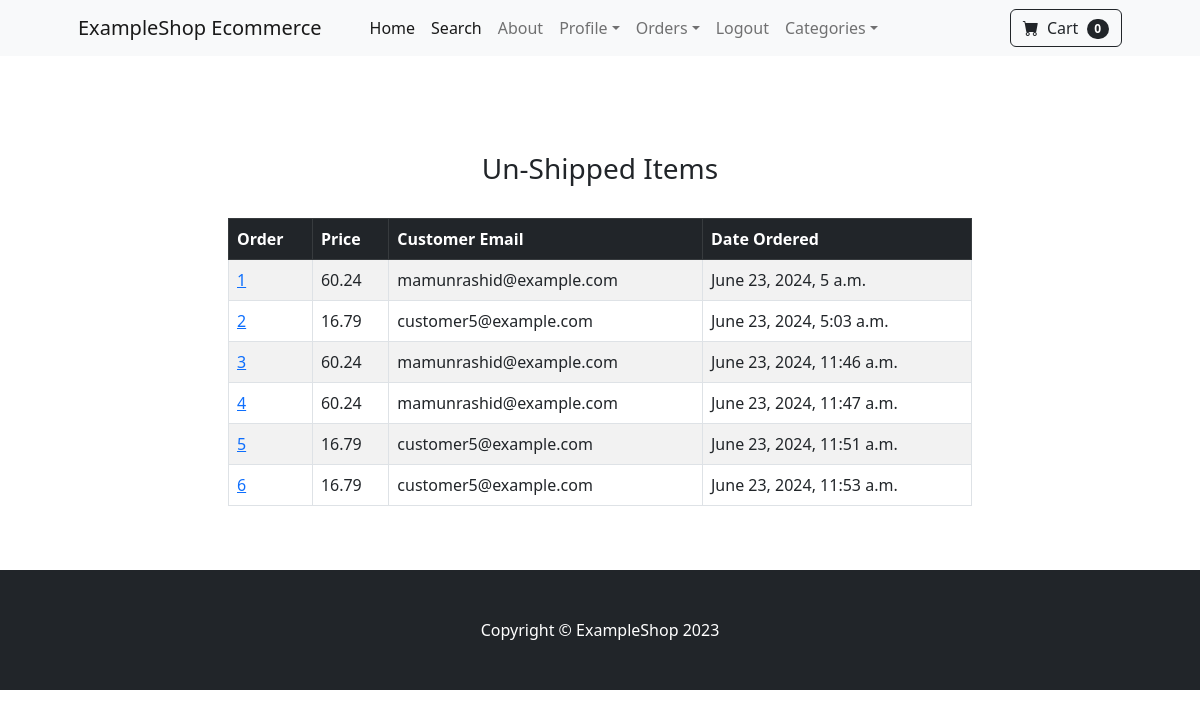
Page /payment/not_shipped_dash (signed in) on the earlier database version.
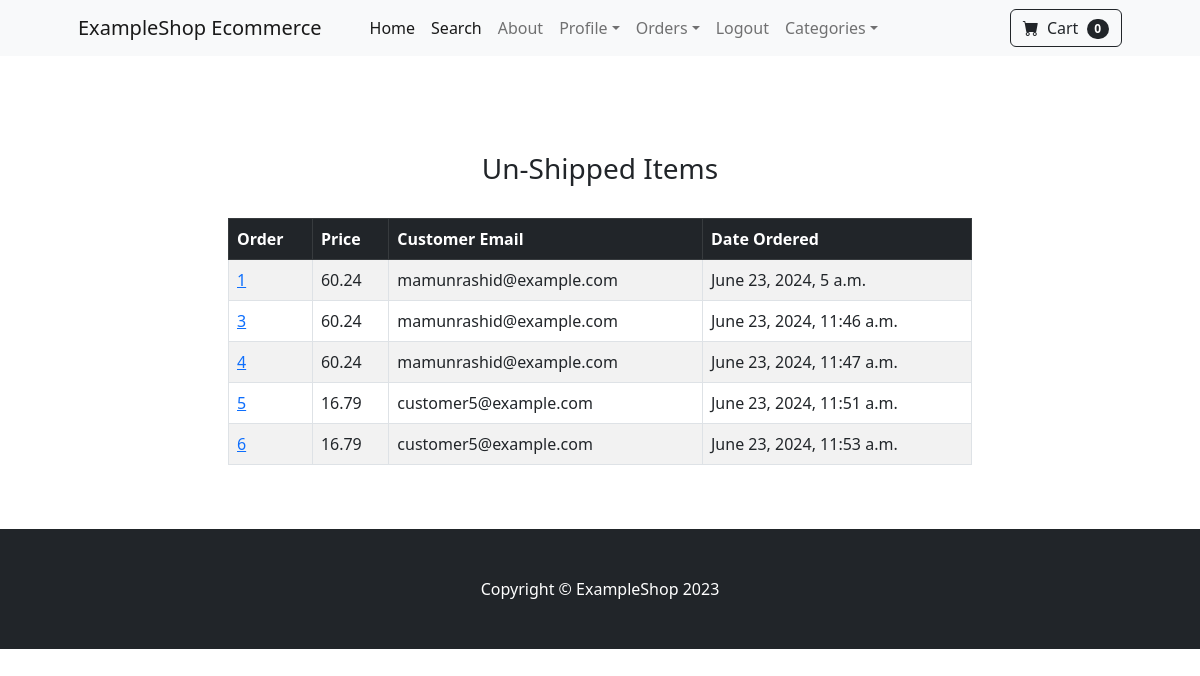
Same page on the later database version.
### payment/models.py (models this page shows, shortened)
class Order(models.Model):
    user = models.ForeignKey(User, on_delete=models.CASCADE, null=True, blank=True)
    full_name = models.CharField(max_length=250)
    email = models.EmailField(max_length=250)
    shipping_address = models.TextField(max_length=15000)
    amount_paid = models.DecimalField(max_digits=10, decimal_places=2)
    date_ordered = models.DateTimeField(auto_now_add=True)
    shipped = models.BooleanField(default=False)
    date_shipped = models.DateTimeField(blank=True, null=True)

### payment/views.py (the view)
# urls.py: path('not_shipped_dash', views.not_shipped_dash, name='not_shipped_dash'),
def not_shipped_dash(request):
    if request.user.is_authenticated and request.user.is_superuser:
        orders = Order.objects.filter(shipped=False)
        return render(request, 'payment/not_shipped_dash.html', {"orders":orders})
    else:
        messages.success(request, "Access Denied!")
        return redirect('home')

### cart/cart.py (called while the page is built)
    def __len__(self):
        return len(self.cart)

### cart/context_processors.py (called while the page is built)
def cart(request):
    return {'cart': Cart(request)}

### payment/templates/payment/not_shipped_dash.html (shortened to what this page needs)
{% extends "base.html" %}
{% block content %}
<div class="container">
    <div class="row">
        <center>
            <div class="col-8">
                <br><br>
                <h3>Un-Shipped Items</h3>
                <br>
                <table class="table table-striped table-hover table-bordered">
                    <thead class="table-dark">
                      <tr>
                        <th scope="col">Order</th>
                        <th scope="col">Price</th>
                        <th scope="col">Customer Email</th>
                        <th scope="col">Date Ordered</th>
                      </tr>
                    </thead>
                    <tbody>
                        {% for item in orders %}
                      <tr>
                        <td><a href="{% url 'orders' item.id %}">{{ item.id }}</a></td>
                        <td>{{ item.amount_paid }}</td>
                        <td>{{ item.email }}</td>
                        <td>{{ item.date_ordered }}</td>
                      </tr>
                        {% endfor %}
                    </tbody>
                  </table>
                <br><br>
            </div>
        </center>
    </div>
</div>
{% endblock %}

Differences in the rows shown:
no longer on this page (row edited): Order: id "2", amount_paid "16.79", email "customer5@example.com", date_ordered "June 23, 2024, 5:03 a.m."
